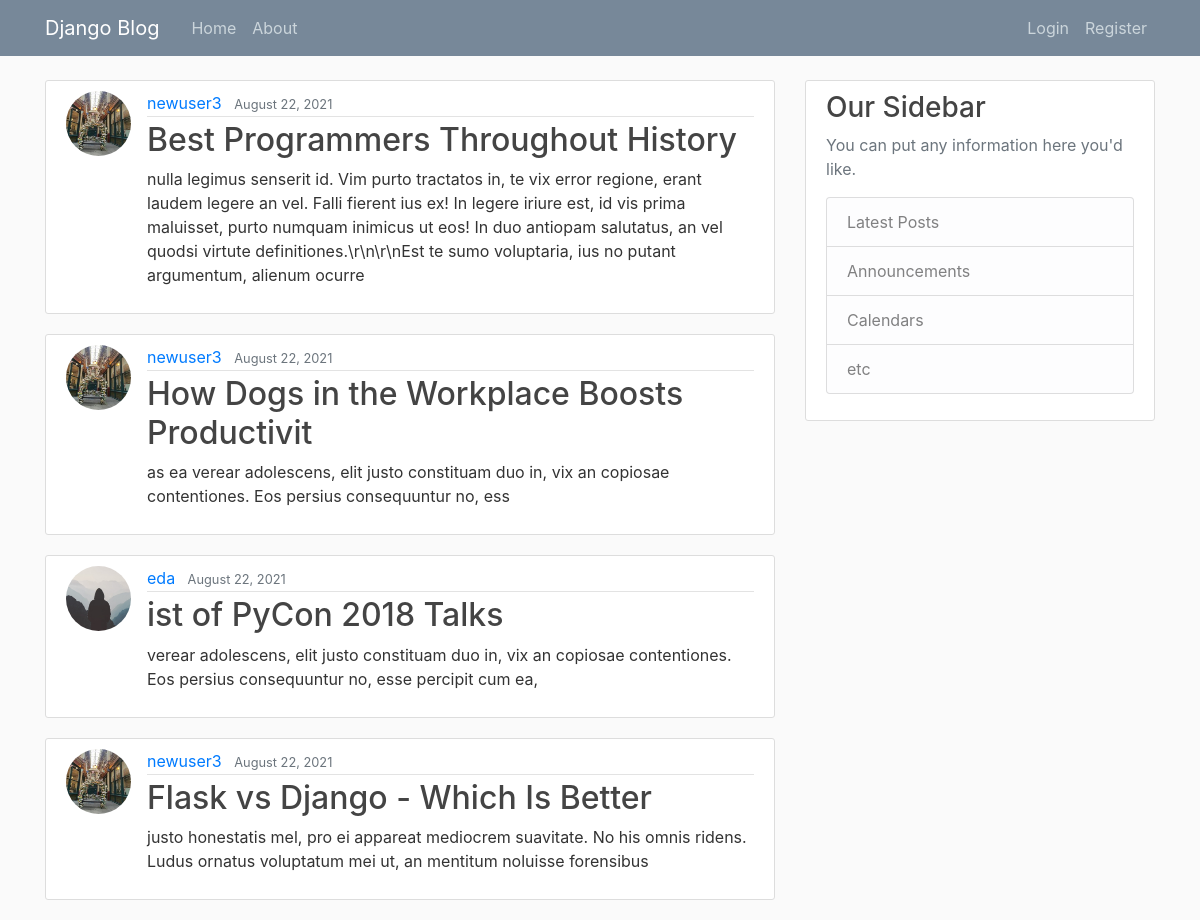
The page / on the database its author committed.
### blog/models.py (models this page shows, shortened)
class Post(models.Model):
    title = models.CharField(max_length=100)
    content = models.TextField()
    date_posted = models.DateTimeField(default=timezone.now)
    author = models.ForeignKey(User, on_delete=models.CASCADE)

### users/models.py (models this page shows, shortened)
class Profile(models.Model):
    user = models.OneToOneField(User, on_delete=models.CASCADE)
    image = models.ImageField(default='default.jpg', upload_to='profile_pics')

### blog/views.py (the view)
# urls.py: path('', PostListView.as_view(), name='blog-home'),
class PostListView(ListView):
    model = Post
    template_name = 'blog/home.html'  # <app>/<model>_<viewtype>.html
    context_object_name = 'posts'
    ordering = ['-date_posted']
    paginate_by = 4

### blog/templates/blog/home.html
{% extends "blog/base.html" %}
{% block content %}
    {% for post in posts %}
        <article class="media content-section">
          <img class="rounded-circle article-img" src="{{ post.author.profile.image.url }}">
          <div class="media-body">
            <div class="article-metadata">
              <a class="mr-2" href="#">{{ post.author }}</a>
              <small class="text-muted">{{ post.date_posted|date:'F d, Y'}}</small>
            </div>
            <h2><a class="article-title" href="{% url 'post-detail' post.id %}">{{ post.title }}</a></h2>
            <p class="article-content">{{ post.content }}</p>
          </div>
        </article>
    {% endfor %}
{% endblock content %}

### blog/static/blog/main.css (style rules this page uses)
body { background: #fafafa; color: #333333; margin-top: 5rem; }
h1, h2, h3, h4, h5, h6 { color: #444444; }
.content-section { background: #ffffff; padding: 10px 20px; border: 1px solid #dddddd; border-radius: 3px; margin-bottom: 20px; }
.article-title { color: #444444; }
.article-content { white-space: pre-line; }
.article-img { height: 65px; width: 65px; margin-right: 16px; }
.article-metadata { padding-bottom: 1px; margin-bottom: 4px; border-bottom: 1px solid #e3e3e3 }

### rows shown on the page
Post: author.profile.image (placeholder picture), author "newuser3", date_posted "August 22, 2021", title "Best Programmers Throughout History", content "nulla legimus senserit id. Vim purto tractatos in, te vix error regione, erant laudem legere an vel. Falli fierent ius ex! In legere iriure est, id vis prima maluisset, purto numquam inimicus ut eos! In duo antiopam salutatus, an vel quodsi virtute definitiones.\\r\\n\\r\\nEst te sumo voluptaria, ius no putant argumentum, alienum ocurre"
Post: author.profile.image (placeholder picture), author "newuser3", date_posted "August 22, 2021", title "How Dogs in the Workplace Boosts Productivit", content "as ea verear adolescens, elit justo constituam duo in, vix an copiosae contentiones. Eos persius consequuntur no, ess"
Post: author.profile.image (placeholder picture), author "eda", date_posted "August 22, 2021", title "ist of PyCon 2018 Talks", content "verear adolescens, elit justo constituam duo in, vix an copiosae contentiones. Eos persius consequuntur no, esse percipit cum ea,"
Post: author.profile.image (placeholder picture), author "newuser3", date_posted "August 22, 2021", title "Flask vs Django - Which Is Better", content "justo honestatis mel, pro ei appareat mediocrem suavitate. No his omnis ridens. Ludus ornatus voluptatum mei ut, an mentitum noluisse forensibus"
